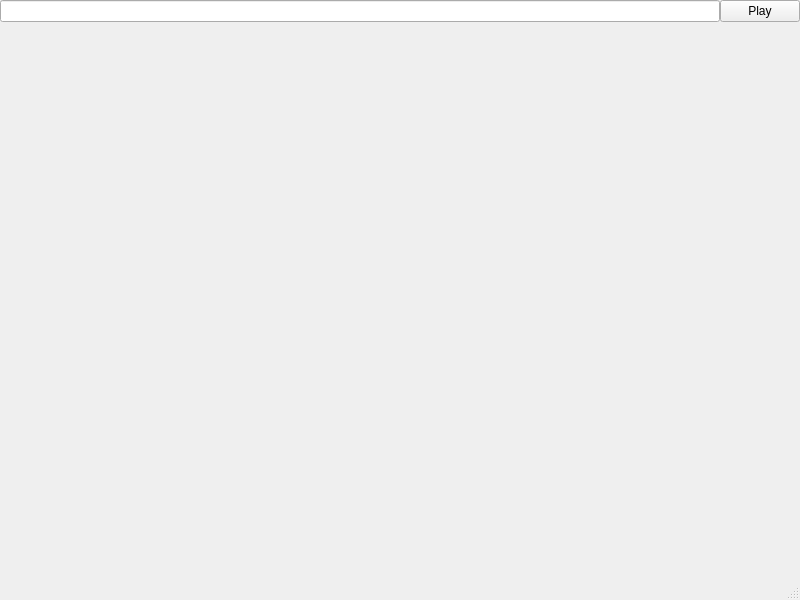
<?xml version="1.0" encoding="UTF-8"?>
<ui version="4.0">
 <class>MainWindow</class>
 <widget class="QMainWindow" name="MainWindow">
  <property name="geometry">
   <rect>
    <x>0</x>
    <y>0</y>
    <width>800</width>
    <height>600</height>
   </rect>
  </property>
  <property name="windowTitle">
   <string>MainWindow</string>
  </property>
  <widget class="QWidget" name="centralwidget">
   <layout class="QGridLayout" name="layoutGWidget">
    <property name="leftMargin">
     <number>0</number>
    </property>
    <property name="topMargin">
     <number>0</number>
    </property>
    <property name="rightMargin">
     <number>0</number>
    </property>
    <property name="bottomMargin">
     <number>0</number>
    </property>
    <property name="spacing">
     <number>0</number>
    </property>
    <item row="0" column="0">
     <widget class="QLineEdit" name="lineUrl">
      <property name="text">
       <string></string>
      </property>
     </widget>
    </item>
    <item row="0" column="1">
     <widget class="QPushButton" name="btnPs">
      <property name="text">
       <string>Play</string>
      </property>
     </widget>
    </item>
    <item row="1" column="0" colspan="2">
     <widget class="FFmpegWidget" name="widget" native="true"/>
    </item>
   </layout>
  </widget>
  <widget class="QMenuBar" name="menubar">
   <property name="geometry">
    <rect>
     <x>0</x>
     <y>0</y>
     <width>800</width>
     <height>22</height>
    </rect>
   </property>
  </widget>
  <widget class="QStatusBar" name="statusbar"/>
 </widget>
 <customwidgets>
  <customwidget>
   <class>FFmpegWidget</class>
   <extends>QWidget</extends>
   <header>ffmpegvideo.h</header>
   <container>1</container>
  </customwidget>
 </customwidgets>
 <resources/>
 <connections/>
</ui>
